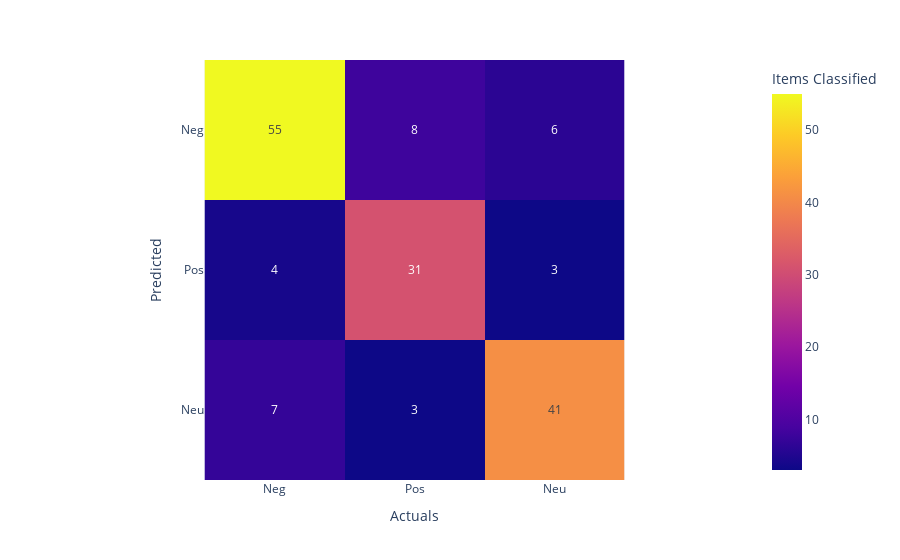
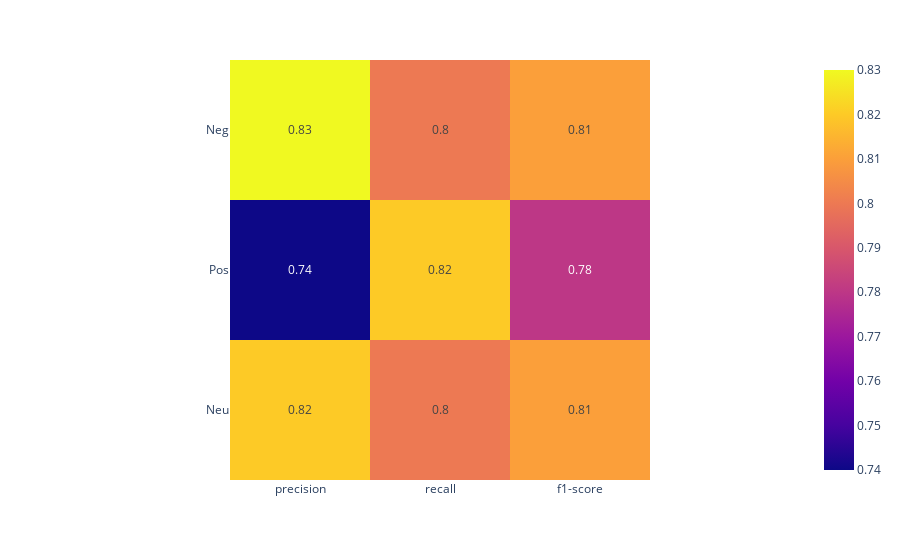

The notebook cell these images were saved under, in order:
### Code cell
svm_model(obesity_count_vect_df, labels_obesity, "sentiment")

### Figure 1 — Plotly figure (JSON) as saved in the notebook; plotly's stock layout.template omitted (floating-point values rounded to 4 significant figures)
{"data": [{"coloraxis": "coloraxis", "hovertemplate": "Actuals: %{x}<br>Predicted: %{y}<br>Items Classified: %{z}<extra></extra>", "name": "0", "texttemplate": "%{z}", "type": "heatmap", "x": ["Neg", "Pos", "Neu"], "xaxis": "x", "y": ["Neg", "Pos", "Neu"], "yaxis": "y", "z": [[55, 8, 6], [4, 31, 3], [7, 3, 41]]}], "layout": {"coloraxis": {"colorbar": {"title": {"text": "Items Classified"}}, "colorscale": [[0, "#0d0887"], [0.1111, "#46039f"], [0.2222, "#7201a8"], [0.3333, "#9c179e"], [0.4444, "#bd3786"], [0.5556, "#d8576b"], [0.6667, "#ed7953"], [0.7778, "#fb9f3a"], [0.8889, "#fdca26"], [1, "#f0f921"]]}, "margin": {"t": 60}, "xaxis": {"anchor": "y", "constrain": "domain", "domain": [0, 1], "scaleanchor": "y", "title": {"text": "Actuals"}}, "yaxis": {"anchor": "x", "autorange": "reversed", "constrain": "domain", "domain": [0, 1], "title": {"text": "Predicted"}}}}

### Figure 2 — Plotly figure (JSON) as saved in the notebook; plotly's stock layout.template omitted (floating-point values rounded to 4 significant figures)
{"data": [{"coloraxis": "coloraxis", "hovertemplate": "x: %{x}<br>y: %{y}<br>color: %{z}<extra></extra>", "name": "0", "texttemplate": "%{z}", "type": "heatmap", "x": ["precision", "recall", "f1-score"], "xaxis": "x", "y": ["Neg", "Pos", "Neu"], "yaxis": "y", "z": [[0.83, 0.8, 0.81], [0.74, 0.82, 0.78], [0.82, 0.8, 0.81]]}], "layout": {"coloraxis": {"colorscale": [[0, "#0d0887"], [0.1111, "#46039f"], [0.2222, "#7201a8"], [0.3333, "#9c179e"], [0.4444, "#bd3786"], [0.5556, "#d8576b"], [0.6667, "#ed7953"], [0.7778, "#fb9f3a"], [0.8889, "#fdca26"], [1, "#f0f921"]]}, "margin": {"t": 60}, "xaxis": {"anchor": "y", "constrain": "domain", "domain": [0, 1], "scaleanchor": "y"}, "yaxis": {"anchor": "x", "autorange": "reversed", "constrain": "domain", "domain": [0, 1]}}}
